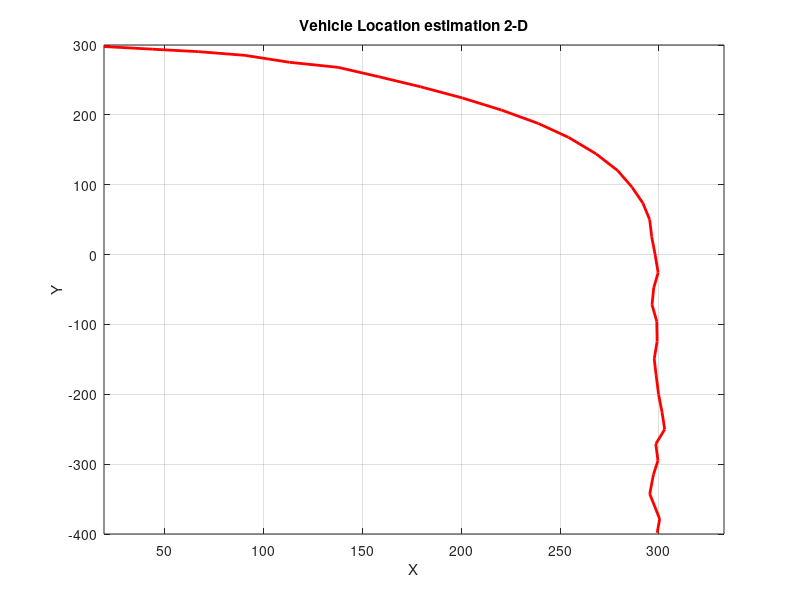

Write MATLAB code to recreate this figure.
clear;clc;

%Author: Uğur ÜN
%Date  : 10 Oct 2024

meas_xy =  [301.5 298.23 297.83 300.42 301.94 299.5 305.98 301.25 299.73 299.2 298.62 301.84 299.6 295.3 299.3 301.95 296.3, 295.11 295.12 289.9 283.51 276.42 264.22 250.25 236.66 217.47, 199.75 179.7 160 140.92 113.53 93.68 69.71 45.93 20.87;
            -401.46 -375.44 -346.15 -320.2 -300.08 -274.12 -253.45 -226.4 -200.65 -171.62 -152.11 -125.19 -93.4 -74.79 -49.12 -28.73 2.99 25.65 49.86 72.87 96.34 120.4 144.69 168.06 184.99 205.11 221.82 238.3 253.02 267.19 270.71 285.86 288.48 292.9 298.77];

n_of_meas = length(meas_xy);
dt = 1;
acc_std = 0.2;
meas_std = 3;

k = zeros(6,2);
est = zeros(6,n_of_meas);

%Initilization
x_n = zeros(6,1);
p_n = eye(6)*500;

f = [1, dt, 0.5*dt^2, 0, 0 , 0       ;
     0, 1 , dt      , 0, 0 , 0       ;
     0, 0 , 1       , 0, 0 , 0       ;
     0, 0 , 0       , 1, dt, 0.5*dt^2;
     0, 0 , 0       , 0, 1 , dt      ;
     0, 0 , 0       , 0, 0 , 1        ];

q = [dt^4/4, dt^3/2, dt^2/2, 0     , 0     , 0
     dt^3/2, dt^2  , dt    , 0     , 0     , 0
     dt^2/2, dt    , 1     , 0     , 0     , 0
     0     , 0     , 0     , dt^4/4, dt^3/2, dt^2/2
     0     , 0     , 0     , dt^3/2, dt^2  , dt
     0     , 0     , 0     , dt^2/2, dt    , 1      ] * acc_std^2;

r = [meas_std^2, 0
     0          , meas_std^2];

h = [1, 0, 0, 0, 0, 0
     0, 0, 0, 1, 0, 0];

I = eye(6);

%initial prediction
x_n = f * x_n;
p_n = f * p_n * f' + q;

for i=1:35

    %update
    k = p_n * h' * inv(h * p_n * h' + r);
    est(:,i) = x_n + k * (meas_xy(:,i) - h * x_n);
    p_n = (I - k * h) * p_n * (I - k * h)' + k * r * k';

    %predict
    x_n = f * est(:,i);
    p_n = f * p_n * f' + q;
end

%PLOT
figure(1)
plot(est(1,:), est(4,:), 'r-','Linewidth',2)
title('Vehicle Location estimation 2-D')
xlabel('X')
ylabel('Y')
xlim([min(est(1,:)) max(est(1,:)) + 30])
grid on

